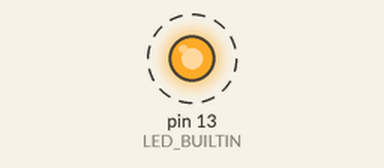
Recording of a program running on a simulated Arduino Uno, built for the host (arithmetic inside an expression is 32-bit, double 64-bit). On the bench: output pins drawn as LEDs (lit = HIGH). Dashed ring = blinking. What the program prints to the serial monitor is not drawn.

Above: at 0.2 s.
Timing chart, 0 to 3.0 s (numbered marks = the images above):
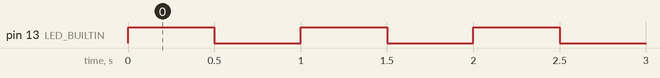

The program:

main.cpp
```cpp
#include <Arduino.h>
#include <mcp2515.h>

int delayTime = 500;
int count;

void setup(){
	pinMode(LED_BUILTIN, OUTPUT);
	Serial.begin(115200);
	Serial.println("Hello from STM32!");

	count = 0;
	Serial.printf("Count: %d\n", count);
}

void loop(){
	digitalWrite(LED_BUILTIN, HIGH);
	delay(delayTime);
	digitalWrite(LED_BUILTIN, LOW);
	delay(delayTime);

	count++;
	Serial.printf("Count: %d\n", count);
}
```

Measured:
- by itself, pin 13 (LED_BUILTIN): alternates HIGH for 0.50 s and LOW for 0.50 s
